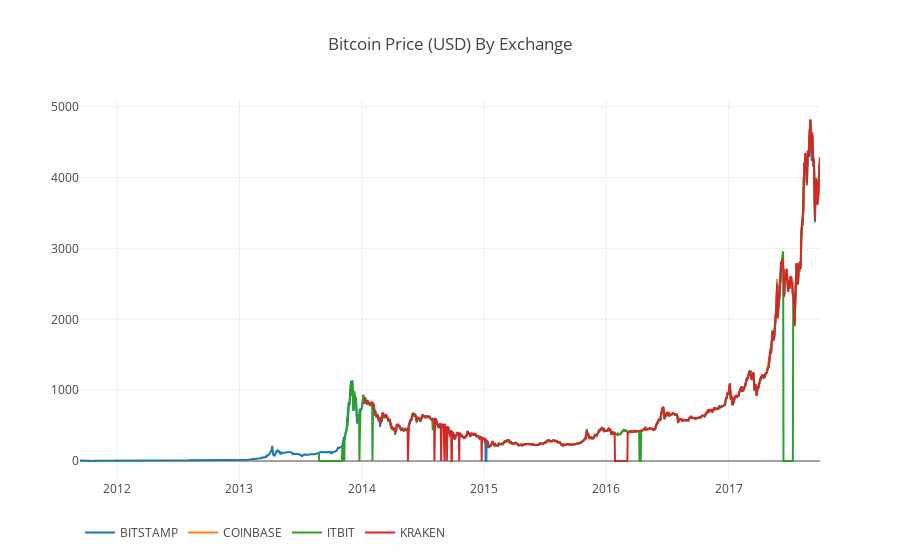

Notebook code cell kept with this figure:
### Code cell
# Plot all of the BTC exchange prices
df_scatter(btc_usd_datasets, 'Bitcoin Price (USD) By Exchange')

### Figure 1 — Plotly figure (JSON) as saved in the notebook; plotly's stock layout.template omitted (floating-point values rounded to 4 significant figures; data arrays with more than 128 entries replaced by an {"elided": "..."} marker saying what was removed)
{"data": [{"name": "BITSTAMP", "type": "scatter", "visible": "visible", "x": {"elided": "2210 str values"}, "y": {"elided": "2210 float values"}}, {"name": "COINBASE", "type": "scatter", "visible": "visible", "x": {"elided": "2210 str values"}, "y": {"elided": "2210 float values"}}, {"name": "ITBIT", "type": "scatter", "visible": "visible", "x": {"elided": "2210 str values"}, "y": {"elided": "2210 float values"}}, {"name": "KRAKEN", "type": "scatter", "visible": "visible", "x": {"elided": "2210 str values"}, "y": {"elided": "2210 float values"}}], "layout": {"legend": {"orientation": "h"}, "title": "Bitcoin Price (USD) By Exchange", "xaxis": {"type": "date"}, "yaxis": {"showticklabels": true, "title": "", "type": "linear"}}}
